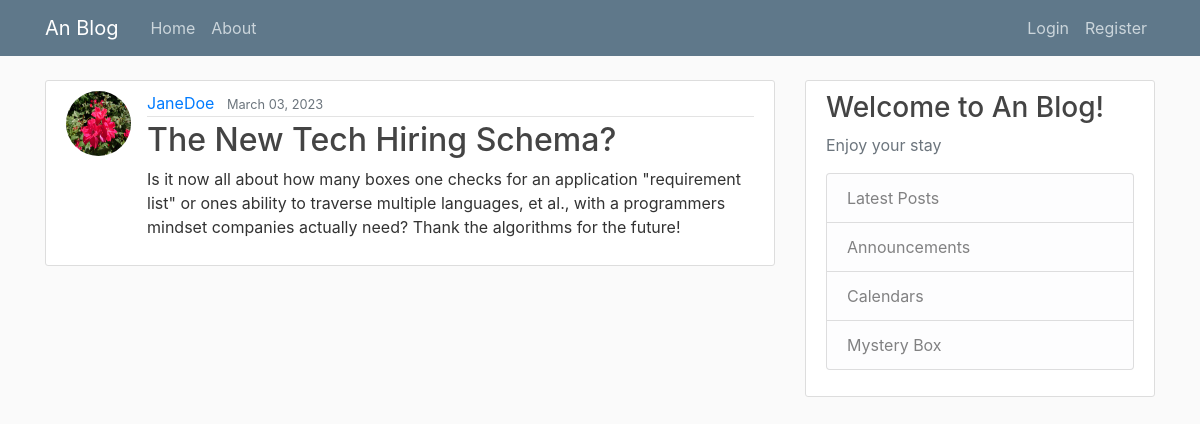
The app's page /post/31/ with its own data.
### blog/models.py (models this page shows, shortened)
class Post(models.Model):
    title = models.CharField(max_length=100)
    content = models.TextField()
    date_posted = models.DateTimeField(default=timezone.now)  # auto filled
    author = models.ForeignKey(User, on_delete=models.CASCADE)

### users/models.py (models this page shows, shortened)
class Profile(models.Model):
    user = models.OneToOneField(User, on_delete=models.CASCADE)
    image = models.ImageField(default='default.jpg', upload_to='profile_pics')

### blog/views.py (the view)
# urls.py: path('post/<int:pk>/', PostDetailView.as_view(), name='post-detail'),
class PostDetailView(DetailView):
    model = Post

### blog/templates/blog/post_detail.html (shortened to what this page needs)
{% extends "blog/base.html" %}
{% block content %}
    <article class="media content-section">
        <img class="rounded-circle article-img" src="{{ object.author.profile.image.url }}">
        <div class="media-body">
            <div class="article-metadata">
                <a class="mr-2" href="{% url 'user-posts' object.author.username %}">{{ object.author }}</a>
                <small class="text-muted">{{ object.date_posted|date:"F d, Y" }}</small>
            </div>
            <h2 class="article-title">{{ object.title }}</h2>
            <p class="article-content">{{ object.content }}</p>
        </div>
    </article>
{% endblock content %}

### blog/static/blog/main.css (style rules this page uses)
body { background: #fafafa; color: #333333; margin-top: 5rem; }
h1, h2, h3, h4, h5, h6 { color: #444444; }
.content-section { background: #ffffff; padding: 10px 20px; border: 1px solid #dddddd; border-radius: 3px; margin-bottom: 20px; }
.article-title { color: #444444; }
.article-content { white-space: pre-line; }
.article-img { height: 65px; width: 65px; margin-right: 16px; }
.article-metadata { padding-bottom: 1px; margin-bottom: 4px; border-bottom: 1px solid #e3e3e3 }

### records on screen
Post: author.profile.image (placeholder picture), author "JaneDoe", date_posted "March 03, 2023", title "The New Tech Hiring Schema?", content "Is it now all about how many boxes one checks for an application \"requirement list\" or ones ability to traverse multiple languages, et al., with a programmers mindset companies actually need? Thank the algorithms for the future!"
